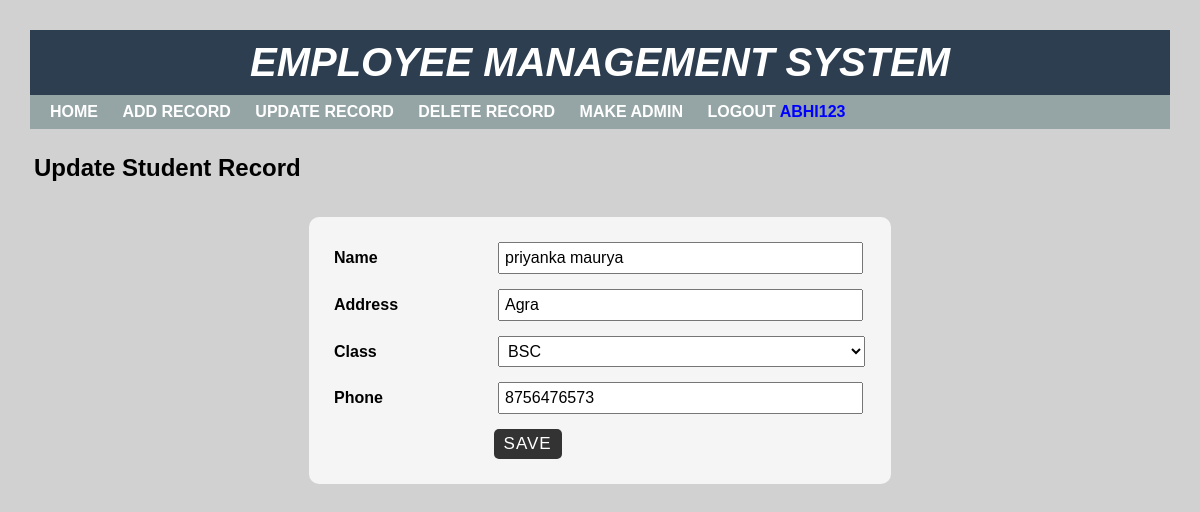
The app's page /edit.php?id=14 (signed in) with its own data.
### tables this page shows
CREATE TABLE `student` (
  `sid` int(11) NOT NULL,
  `sname` varchar(50) NOT NULL,
  `saddress` varchar(50) NOT NULL,
  `sclass` int(11) NOT NULL,
  `sphone` varchar(20) NOT NULL
);

### edit.php (the view, shortened to what this page needs)
<?php
include "header.php";
?>
<div class="main-content">
    <h2>Update Student Record</h2>
    <?php
    $id = $_GET["id"];
    include "config.php";
    $sql = "SELECT * FROM student WHERE sid = {$id}";
    $result = mysqli_query($conn, $sql) or die("Query Failed!");
    if(mysqli_num_rows($result)>0){
        while($row = mysqli_fetch_assoc($result)){
            ?>
    <div class="main-content">
    <form action="savedata.php" class="post-form" method="post">
        <div class="form-group">
            <label for="">Name</label>
            <input type="text" name="sname" name="sid" value="<?php echo $row['sname']; ?>"/>
        </div>
        <div class="form-group">
            <label for="">Address</label>
            <input type="text" name="saddress" value="<?php echo $row['saddress']; ?>"/>
        </div>
        <div class="form-group">
            <label for="">Class</label>
                <?php
                include "config.php";
                $sql1 = "Select * from studentclass";
                $result1 = mysqli_query($conn, $sql1) or die("Query failed!");
                if(mysqli_num_rows($result1)>0){
                    echo '<select name="class" id="">
                    ';
                    while($row1 = mysqli_fetch_assoc($result1)){
                        if($row["sclass"]==$row1["cid"]){
                            $select = "selected";
                        }else{
                            $select = "";
                        }
                            echo "<option {$select} value='{$row1['cid']}'>{$row1['cname']}</option>";
                        }
                    echo "</select>";
                }
                ?>
        </div>
        <div class="form-group">
            <label for="">Phone</label>
            <input type="text"  name="sphone" value="<?php echo $row['sphone']; ?>"/>
        </div>
        <input type="Submit" class="submit" value="Save"
        >
    </form>
</div>
            <?php
        }
    }else{
        echo "No record Found!";
    }
?>

### style.css (style rules this page uses)
* { padding: 0px; margin: 0px; }
body { font: 16px arial; background: #d1d1d1; }
.main-content { padding: 25px 34px; min-height: 400px; }
.main-content h2 { margin: 0 0 10px; text-transform: capitalize; }
.main-content .post-form { width: 50%; padding: 25px; margin: 0 auto 10px; background: #f5f5f5; border-radius: 10px; }
.main-content .post-form .form-group { margin: 0 0 15px; }
.main-content .post-form .form-group label { width: 30%; display: inline-block; font-weight: 600; }
.main-content .post-form .form-group input , .main-content .post-form .form-group select { width: 66%; font-size: 16px; display: inline-block; padding: 5px; margin: 0; }
.main-content .post-form .form-group select { width: 69%; }
.main-content .post-form .submit { font-size: 17px; letter-spacing: 1px; text-transform: uppercase; padding: 5px 10px; color: #fff; background: #333; border: none; border-radius: 5px; margin: 0 0 0 30%; cursor: pointer; }

### records on screen
student: sname "priyanka maurya", saddress "Agra", sphone "8756476573"

### other values on screen
$_SESSION['username'] "ABHI123"
form field class "BSC"
